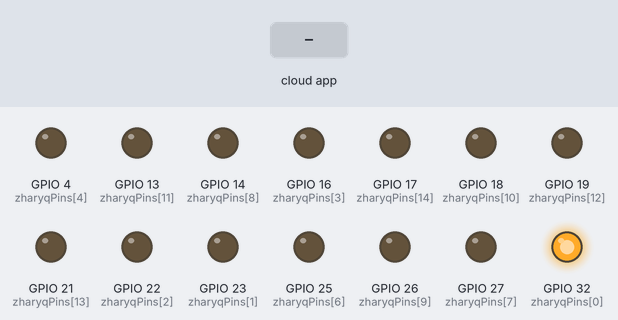
Simulated run of this sketch. Board: ESP32. Shown: output pins drawn as LEDs (lit = HIGH). The test bench sets the inputs (shaded band). WiFi joins after 1.5 s; servers stay silent unless stated; what the sketch prints to the serial monitor is not drawn.

Above: at 0.1 s.
At 3.4 s:
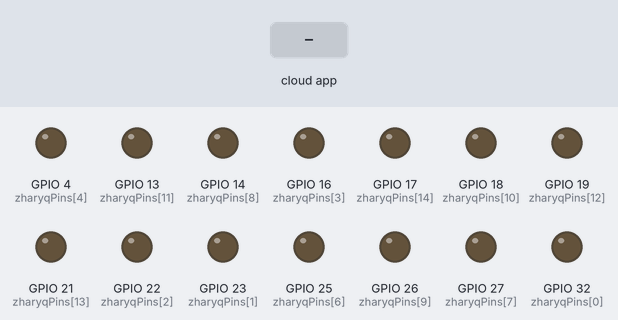
3.5 s: the phone or cloud app sets esp3 to 0
Timing chart, 0 to 6.5 s (numbered marks = the images above; inputs shaded):
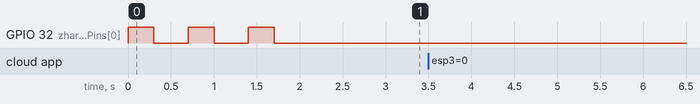

Measured:
- after the input at 3.5 s, every drawn part: stays the same

The sketch:

SafetySchool1.ino
```cpp
#include <Arduino.h>
#include <WiFi.h>
#include <Firebase_ESP_Client.h>

// Provide the token generation process info.
#include "addons/TokenHelper.h"
// Provide the RTDB payload printing info and other helper functions.
#include "addons/RTDBHelper.h"

// Insert your network credentials
#define WIFI_SSID "SafetySchool"
#define WIFI_PASSWORD "SafetySchool"

// Insert Firebase project API Key
#define API_KEY "AIzaSyBPRfGaCYhNKFMcwKBCFtI4TLM9csQ_8Ds"

// Insert RTDB URL
#define DATABASE_URL "https://safetyschool-19925-default-rtdb.asia-southeast1.firebasedatabase.app"


// Define Firebase Data object
FirebaseData stream;
FirebaseData fbdo;
FirebaseAuth auth;
FirebaseConfig config;

unsigned long sendDataPrevMillis = 0;
bool signupOK = false;

const int zharyqPins[15] = {32, 23, 22, 16, 4, 33, 25, 27, 14, 26, 18, 13, 19, 21 , 17};

unsigned long previous_time = 0;
unsigned long delay1 = 30000;  // 30 seconds delay

void setup() {
  Serial.begin(115200);

  for (int i = 0; i < 15; i++) {
    pinMode(zharyqPins[i], OUTPUT);
    digitalWrite(zharyqPins[i], LOW);
  }

  WiFi.begin(WIFI_SSID, WIFI_PASSWORD);
  Serial.print("Connecting to Wi-Fi");
  while (WiFi.status() != WL_CONNECTED) {
    Serial.print(".");
    digitalWrite(zharyqPins[0], HIGH);
    delay(300);
    digitalWrite(zharyqPins[0], LOW);
    delay(400);
  }
  digitalWrite(zharyqPins[0], LOW );
  Serial.println();
  Serial.print("Connected with IP: ");
  Serial.println(WiFi.localIP());
  Serial.println();

  config.api_key = API_KEY;
  config.database_url = DATABASE_URL;

  if (Firebase.signUp(&config, &auth, "", "")) {
    Serial.println("ok");
    signupOK = true;
  }
  else {
    Serial.printf("%s\n", config.signer.signupError.message.c_str());
  }

  Firebase.begin(&config, &auth);
  Firebase.reconnectWiFi(true);

  if (!Firebase.RTDB.beginStream(&stream, "/esp3"))
    Serial.printf("stream begin error, %s\n\n", stream.errorReason().c_str());
  Firebase.RTDB.setStreamCallback(&stream, streamCallback, streamTimeoutCallback);
}


void streamTimeoutCallback(bool timeout)
{
  if (timeout) {
    // Stream timeout occurred
    Serial.println("Stream timeout, resume streaming...");
  }
}

void streamCallback(FirebaseStream data)
{
  Serial.println("Получены данные из потока...");
  Serial.println(data.streamPath());
  Serial.println(data.dataPath());
  Serial.println(data.dataType());

  // Обработка для zharyq1 до zharyq15
  if (data.dataPath().endsWith("/zharyq1")) {
    digitalWrite(zharyqPins[0], data.intData() != 0 ? HIGH : LOW);
    Serial.println("/zharyq1");
  } else if (data.dataPath().endsWith("/zharyq2")) {
    digitalWrite(zharyqPins[1], data.intData() != 0 ? HIGH : LOW);
    Serial.println("/zharyq2");
  } else if (data.dataPath().endsWith("/zharyq3")) {
    digitalWrite(zharyqPins[2], data.intData() != 0 ? HIGH : LOW);
    Serial.println("/zharyq3");
  } else if (data.dataPath().endsWith("/zharyq4")) {
    digitalWrite(zharyqPins[3], data.intData() != 0 ? HIGH : LOW);
    Serial.println("/zharyq4");
  } else if (data.dataPath().endsWith("/zharyq5")) {
    digitalWrite(zharyqPins[4], data.intData() != 0 ? HIGH : LOW);
    Serial.println("/zharyq5");
  } else if (data.dataPath().endsWith("/zharyq6")) {
    digitalWrite(zharyqPins[5], data.intData() != 0 ? HIGH : LOW);
    Serial.println("/zharyq6");
  } else if (data.dataPath().endsWith("/zharyq7")) {
    digitalWrite(zharyqPins[6], data.intData() != 0 ? HIGH : LOW);
    Serial.println("/zharyq7");
  } else if (data.dataPath().endsWith("/zharyq8")) {
    digitalWrite(zharyqPins[7], data.intData() != 0 ? HIGH : LOW);
    Serial.println("/zharyq8");
  } else if (data.dataPath().endsWith("/zharyq9")) {
    digitalWrite(zharyqPins[8], data.intData() != 0 ? HIGH : LOW);
    Serial.println("/zharyq9");
  } else if (data.dataPath().endsWith("/zharyq10")) {
    digitalWrite(zharyqPins[9], data.intData() != 0 ? HIGH : LOW);
    Serial.println("/zharyq10");
  } else if (data.dataPath().endsWith("/zharyq11")) {
    digitalWrite(zharyqPins[10], data.intData() != 0 ? HIGH : LOW);
    Serial.println("/zharyq11");
  } else if (data.dataPath().endsWith("/zharyq12")) {
    digitalWrite(zharyqPins[11], data.intData() != 0 ? HIGH : LOW);
    Serial.println("/zharyq12");
  } else if (data.dataPath().endsWith("/zharyq13")) {
    digitalWrite(zharyqPins[12], data.intData() != 0 ? HIGH : LOW);
    Serial.println("/zharyq13");
  } else if (data.dataPath().endsWith("/zharyq14")) {
    digitalWrite(zharyqPins[13], data.intData() != 0 ? HIGH : LOW);
    Serial.println("/zharyq14");
  } else if (data.dataPath().endsWith("/zharyq15")) {
    digitalWrite(zharyqPins[14], data.intData() != 0 ? HIGH : LOW);
    Serial.println("/zharyq15");
  }

  // Выводим значение
  Serial.println(data.intData());
}
void loop() {

  if (Firebase.ready() && signupOK && (millis() - sendDataPrevMillis > 2000 || sendDataPrevMillis == 0)) {
    sendDataPrevMillis = millis();

  }
    unsigned long current_time = millis();
  if ((WiFi.status() != WL_CONNECTED) && (current_time - previous_time >= delay1)) {
    Serial.print(millis());
    Serial.println("Reconnecting to WIFI network");
    WiFi.disconnect();
    WiFi.reconnect();
    previous_time = current_time;
  }
}
```
